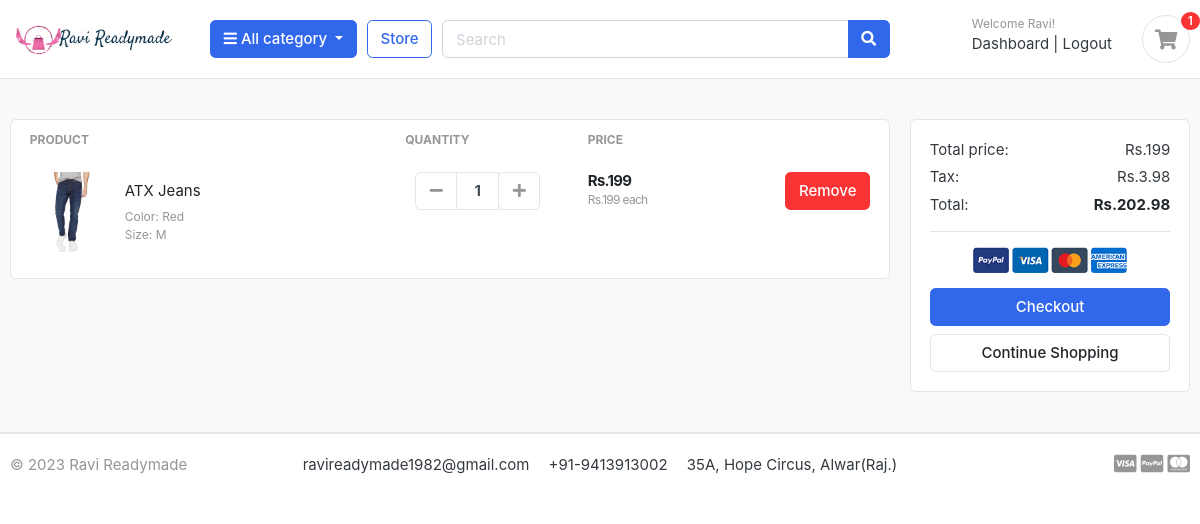
The app's page /cart/ (signed in), older data.
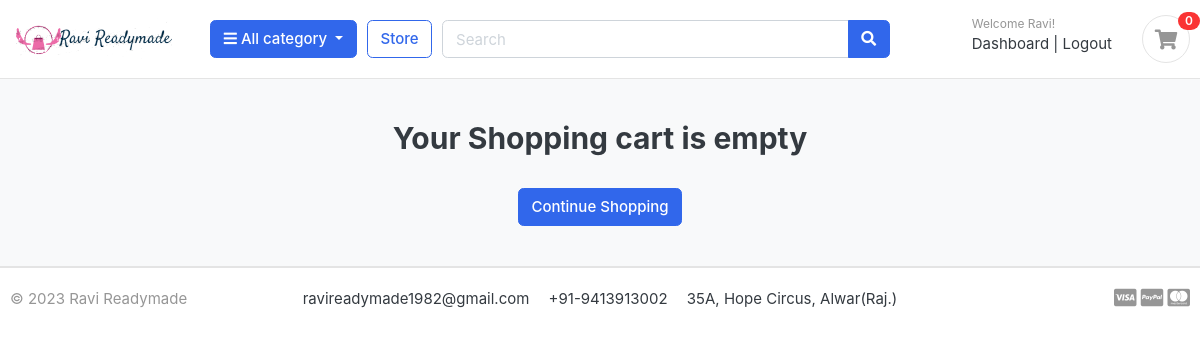
The same page, newer data.
### accounts/models.py (models this page shows, shortened)
class Account(AbstractBaseUser):
    first_name = models.CharField(max_length=50)
    last_name = models.CharField(max_length=50)
    username = models.CharField(max_length=50, unique=True)
    email = models.EmailField(max_length=100, unique=True)
    phone = models.CharField(max_length=50)
    date_joined = models.DateTimeField(auto_now_add=True)
    last_login = models.DateTimeField(auto_now_add=True)
    is_admin = models.BooleanField(default=False)
    is_active = models.BooleanField(default=False)
    is_staff = models.BooleanField(default=False)
    is_superadmin = models.BooleanField(default=False)
    USERNAME_FIELD = 'email'
    REQUIRED_FIELDS = ['username', 'first_name', 'last_name']
    objects = MyAccountManager()

### carts/models.py (models this page shows, shortened)
class CartItem(models.Model):
    user = models.ForeignKey(Account, on_delete=models.CASCADE, null=True)
    product = models.ForeignKey(Product, on_delete=models.CASCADE)
    variations = models.ManyToManyField(Variation, blank=True)
    cart = models.ForeignKey(Cart, on_delete=models.CASCADE, null=True)
    quantity = models.IntegerField()
    is_active = models.BooleanField(default=True)
    def sub_total(self):
        return self.product.price*self.quantity

### store/models.py (models this page shows, shortened)
class Product(models.Model):
    product_name = models.CharField(max_length=200, unique=True)
    slug = models.SlugField(max_length=200, unique=True)
    description = models.TextField(max_length=500, blank=True)
    price = models.IntegerField()
    images = models.ImageField(upload_to='photos/products')
    stock = models.IntegerField()
    is_available = models.BooleanField(default=True)
    category = models.ForeignKey(Category, on_delete=models.CASCADE)
    created_date = models.DateTimeField(auto_now_add=True)
    modified_date = models.DateTimeField(auto_now=True)
    def get_url(self):
        return reverse('product_detail', args=[self.category.slug, self.slug])

class Variation(models.Model):
    product = models.ForeignKey(Product, on_delete=models.CASCADE)
    variation_category = models.CharField(max_length=100, choices=variation_category_choice)
    variation_value = models.CharField(max_length=100)
    is_active = models.BooleanField(default=True)
    created_date = models.DateTimeField(auto_now=True)
    objects = VariationManager()

### carts/views.py (the view)
# urls.py: path('', cart, name='cart'),
def cart(request, total = 0, quantity = 0, cart_items = None):
    try:
        tax = 0
        grand_total = 0
        if request.user.is_authenticated:
            cart_items = CartItem.objects.filter(user = request.user, is_active = True)
        else:
            cart = Cart.objects.get(cart_id = _cart_id(request))
            cart_items = CartItem.objects.filter(cart = cart, is_active = True)
        for cart_item in cart_items:
            total+=cart_item.product.price*cart_item.quantity
            quantity += cart_item.quantity
        tax = (2*total)/100
        grand_total = total+tax
    except Exception:
        pass
    context = {'total': total, 'quantity' : quantity, 'cart_items':cart_items, 'tax':tax, 'grand_total':grand_total}
    return render(request, 'store/cart.html', context)

### carts/context_processors.py (called while the page is built)
def counter(request):
    cart_count = 0
    if 'admin' in request.path:
        return {}
    else:
        try:
            cart = Cart.objects.filter(cart_id = _cart_id(request))
            if request.user.is_authenticated:
                cart_items = CartItem.objects.all().filter(user = request.user)
            else:
                cart_items = CartItem.objects.all().filter(cart = cart[:1])
            for cart_item in cart_items:
                cart_count += cart_item.quantity
        except Cart.DoesNotExist:
            cart_count = 0
    return dict(cart_count = cart_count)

### carts/views.py (called while the page is built)
def _cart_id(request):
    cart = request.session.session_key
    if not cart:
        cart = request.session.create()
    return cart

### category/context_processors.py (called while the page is built)
def menu_links(request):
    links = Category.objects.all()
    return dict(links=links)

### category/models.py (called while the page is built)
    def get_url(self):
        return reverse('products_by_category', args=[self.slug])

### templates/store/cart.html (shortened to what this page needs)
{% extends 'base.html' %}
{% load static %}
{% block content %}
<section class="section-content padding-y bg">
    <div class="container">
    {% if not cart_items %}
        <h2 class="text-center">Your Shopping cart is empty</h2>
        <br>
        <div class="text-center">
            <a href="{% url 'store' %}" class="btn btn-primary" >Continue Shopping</a>
        </div>
    {% else %}
    <div class="row">
        <aside class="col-lg-9">
    <div class="card">
    <table class="table table-borderless table-shopping-cart">
    <thead class="text-muted">
    <tr class="small text-uppercase">
      <th scope="col">Product</th>
      <th scope="col" width="120">Quantity</th>
      <th scope="col" width="120">Price</th>
      <th scope="col" class="text-right" width="200"> </th>
    </tr>
    </thead>
    <tbody>
    {% for cart_item in cart_items %}
    <tr>
        <td>
            <figure class="itemside align-items-center">
                <div class="aside"><img src="{{ cart_item.product.images.url }}" class="img-sm"></div>
                <figcaption class="info">
                    <a href="{{ cart_item.product.get_url }}" class="title text-dark">{{ cart_item.product.product_name }}</a>
                    {% if cart_item.variations.all %}
                        {% for item in cart_item.variations.all %}
                            <p class="text-muted small">{{ item.variation_category | capfirst}}: {{ item.variation_value | capfirst}} <br></p>
                        {% endfor %}
                    {% endif %}
                    </figcaption>
            </figure>
        </td>
        <td>
                        <div class="col">
                            <div class="input-group input-spinner">
                                <div class="input-group-prepend">
                                <a href="{% url 'remove_cart' cart_item.product.id cart_item.id %}" class="btn btn-light" type="button" id="button-plus"> <i class="fa fa-minus"></i> </a>
                                </div>
                                <input type="text" class="form-control"  value="{{cart_item.quantity}}">
                                <div class="input-group-append">
                                    <form action="{% url 'add_cart' cart_item.product.id %}" method="POST">
                                        <button class="btn btn-light" type="submit" id="button-minus"> <i class="fa fa-plus"></i> </button>
                                    </form>
                                </div>
                            </div>
                        </div>
        </td>
        <td>
            <div class="price-wrap">
                <var class="price">Rs.{{cart_item.sub_total}}</var>
                <small class="text-muted"> Rs.{{cart_item.product.price}} each </small>
            </div>
        </td>
        <td class="text-right">
        <a href="{% url 'remove_cart_item' cart_item.product.id cart_item.id %}" class="btn btn-danger"> Remove</a>
        </td>
    </tr>
    {% endfor %}
    </tbody>
    </table>
    </div>
        </aside>
        <aside class="col-lg-3">
            <div class="card">
            <div class="card-body">
                <dl class="dlist-align">
                  <dt>Total price:</dt>
                  <dd class="text-right">Rs.{{total}}</dd>
                </dl>
                <dl class="dlist-align">
                  <dt>Tax:</dt>
                  <dd class="text-right">Rs.{{tax}}</dd>
                </dl>
                <dl class="dlist-align">
                  <dt>Total:</dt>
                  <dd class="text-right text-dark b"><strong>Rs.{{grand_total}}</strong></dd>
                </dl>
                <hr>
                <p class="text-center mb-3">
                    <img src="{% static 'images/misc/payments.png' %}" height="26">
                </p>
                <a href="{% url 'checkout' %}" class="btn btn-primary btn-block"> Checkout </a>
                <a href="{% url 'store' %}" class="btn btn-light btn-block">Continue Shopping</a>
            </div>
            </div>
    </aside>
    </div>
    {% endif %}
    </div>
    </section>
    {% endblock %}

### templates/base.html (shortened to what this page needs)
{% load static %}
<!DOCTYPE HTML>
<html lang="en">
<head>
<link href="{% static 'css/bootstrap.css' %}" rel="stylesheet" type="text/css"/>
<link href="{% static 'fonts/fontawesome/css/all.min.css' %}" type="text/css" rel="stylesheet">
<link href="{% static 'css/ui.css' %}" rel="stylesheet" type="text/css"/>
<link href="{% static 'css/responsive.css' %}" rel="stylesheet" media="only screen and (max-width: 1200px)" />
</head>
<body>
    {% include 'includes/navbar.html' %}
    {% block content %}{% endblock %}
    {% include 'includes/footer.html' %}

### templates/includes/navbar.html (shortened to what this page needs)
{% load static %}
<header class="section-header">
   <section class="header-main border-bottom">
        <div class="container">
    <div class="row align-items-center">
        <div class="col-lg-2 col-md-3 col-6">
            <a href="{% url 'home' %}" class="brand-wrap">
                <img class="logo" src="{% static 'images/logo1.png' %}">
            </a>
        </div>
        <div class="col-lg col-sm col-md col-6 flex-grow-0">
            <div class="category-wrap dropdown d-inline-block float-right">
                <button type="button" class="btn btn-primary dropdown-toggle" data-toggle="dropdown">
                    <i class="fa fa-bars"></i> All category
                </button>
            </div>
        </div>
        <a href="{% url 'store' %}" class="btn btn-outline-primary">Store</a>
        <div class="col-lg  col-md-6 col-sm-12 col">
            <form action = "{% url 'search' %}" method="GET" class="search">
                <div class="input-group w-100">
                    <input type="text" name="keyword" class="form-control" style="width:60%;" placeholder="Search">
                    <div class="input-group-append">
                      <button class="btn btn-primary" type="submit">
                        <i class="fa fa-search"></i>
                      </button>
                    </div>
                </div>
            </form>
        </div>
        <div class="col-lg-3 col-sm-6 col-8 order-2 order-lg-3">
                    <div class="d-flex justify-content-end mb-3 mb-lg-0">
                        {% if user.id is None %}
                        <div class="widget-header">
                            <small class="title text-muted">Welcome guest!</small>
                            <div>
                                <a href="{% url 'login' %}">Sign in</a> <span class="dark-transp"> | </span>
                                <a href="{% url 'register' %}"> Register</a>
                            </div>
                        </div>
                        {% else %}
                        <div class="widget-header">
                            <small class="title text-muted">Welcome {{user.first_name}}!</small>
                            <div>
                                <a href="{% url 'dashboard' %}">Dashboard</a> <span class="dark-transp"> | </span>
                                <a href="{% url 'logout' %}"> Logout</a>
                            </div>
                        </div>
                        {% endif %}
                        <a href="{% url 'cart' %}" class="widget-header pl-3 ml-3">
                            <div class="icon icon-sm rounded-circle border"><i class="fa fa-shopping-cart"></i></div>
                            <span class="badge badge-pill badge-danger notify">{{cart_count}}</span>
                        </a>
                    </div>
                </div>
    </div>
        </div>
    </section>
</header>

### templates/includes/footer.html
<footer class="section-footer border-top">
	<div class="container">
		<section class="footer-bottom border-top row">
			<div class="col-md-2">
				<p class="text-muted"> &copy 2023 Ravi Readymade </p>
			</div>
			<div class="col-md-8 text-md-center">
				<span  class="px-2">ravireadymade1982@gmail.com</span>
				<span  class="px-2">+91-9413913002</span>
				<span  class="px-2">35A, Hope Circus, Alwar(Raj.)</span>
			</div>
			<div class="col-md-2 text-md-right text-muted">
				<i class="fab fa-lg fa-cc-visa"></i>
				<i class="fab fa-lg fa-cc-paypal"></i>
				<i class="fab fa-lg fa-cc-mastercard"></i>
			</div>
		</section>
	</div>
</footer>

### static/css/ui.css (style rules this page uses)
html { font-family: "Inter", sans-serif; font-size: 15px; }
.icon-xs, .icon-sm, .icon-md, .icon-lg { display: inline-block; text-align: center; flex-shrink: 0; flex-grow: 0; }
.icon-sm { width: 48px; height: 48px; line-height: 48px !important; font-size: 20px; }
.padding-y { padding-top: 40px; padding-bottom: 40px; }
.bg { background-color: #f8f9fa; }
p:last-child { margin-bottom: 0; }
.header-main { position: relative; padding-top: 1rem; padding-bottom: 1rem; }
.brand-wrap .logo, .navbar-brand .logo { margin-right: 7px; max-height: 42px; display: inline-block; }
.widget-header { display: inline-block; vertical-align: middle; position: relative; }
.widget-header a { color: #343a40; }
.widget-header i { color: #969696; }
.widget-header .title { display: block; }
.widget-header .notify { position: absolute; top: -3px; right: -10px; }
.footer-bottom { padding-top: 20px; padding-bottom: 20px; }
.notify { position: absolute; top: -4px; right: -10px; display: inline-block; padding: 0.25em 0.6em; font-size: 12px; line-height: 1; text-align: center; border-radius: 3rem; color: #fff; background-color: #fa3434; }

Row changes from the older to the newer data that the page shows:
removed CartItem: product.images (picture), product.product_name "ATX Jeans", quantity "1", sub_total "199", product.price "199"
no longer on this page (row unchanged): Variation: variation_category "Color", variation_value "Red"
no longer on this page (row unchanged): Variation: variation_category "Size", variation_value "M"
Text that changed along with them:
{{ cart_count }}: "1" → "0"
{{ total }}: "199" → (not shown)
{{ tax }}: "3.98" → (not shown)
{{ grand_total }}: "202.98" → (not shown)
text no longer shown: "PRODUCT QUANTITY PRICE Total price: Rs. Tax: Rs. Total: Rs. Checkout"
text now shown: "Your Shopping cart is empty"
